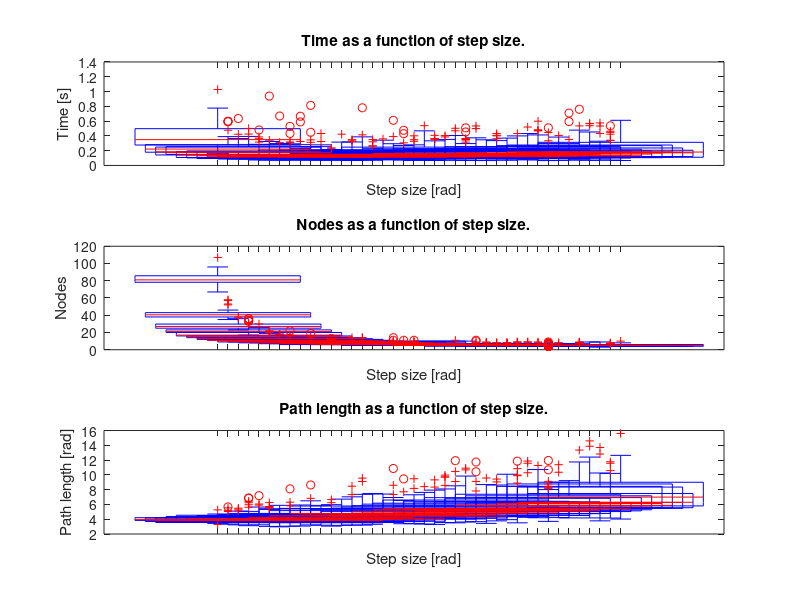
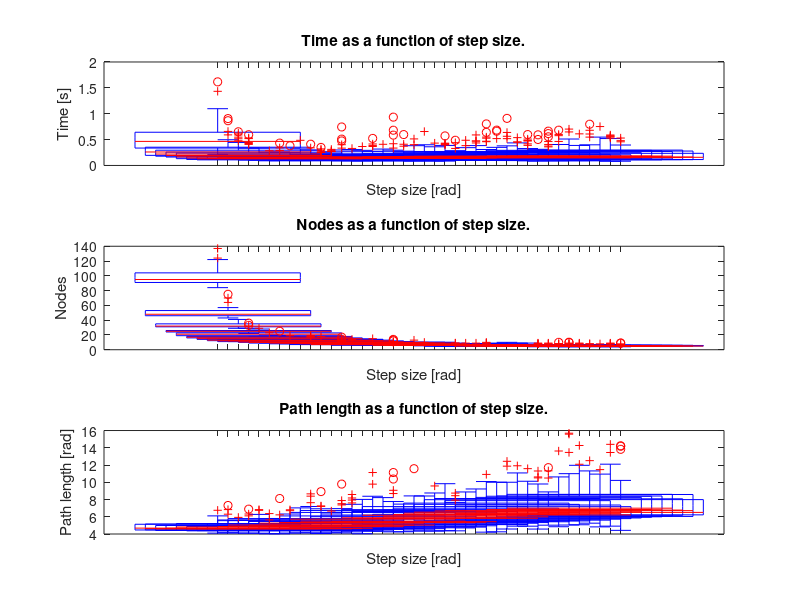
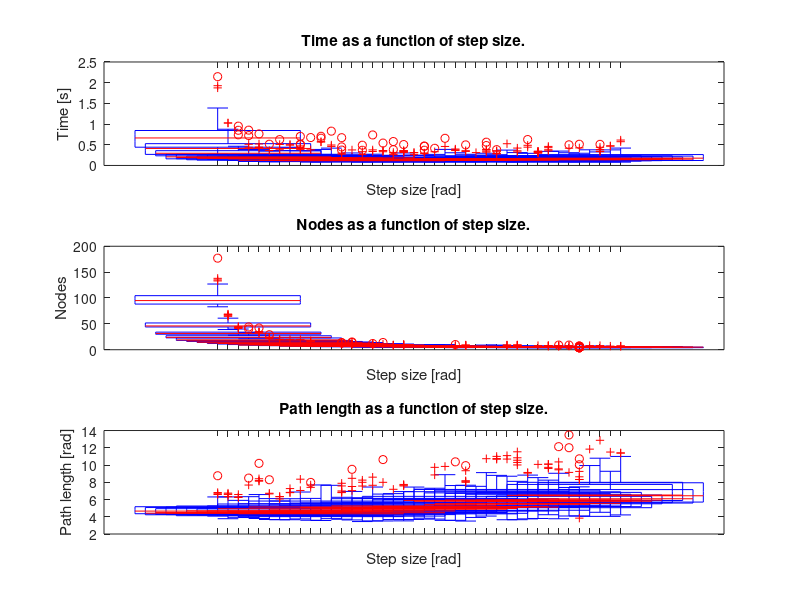
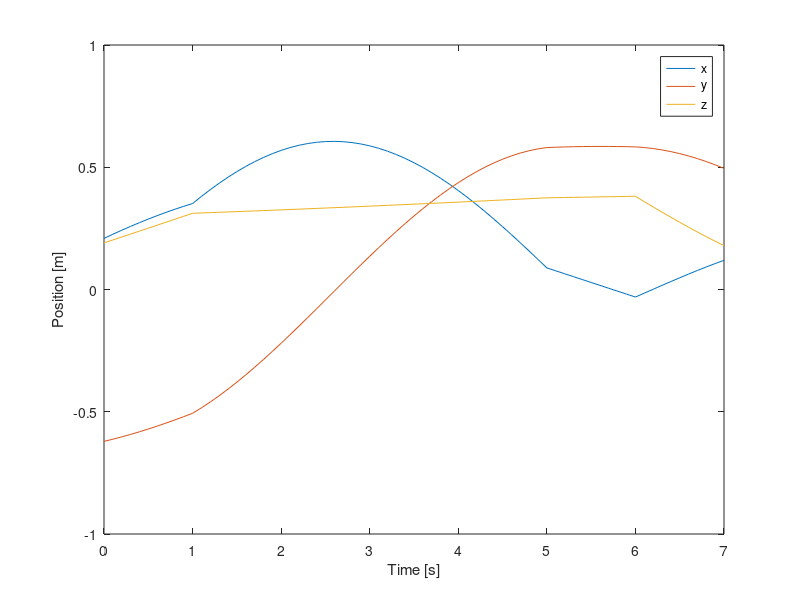

These figures' MATLAB source, in order: (Note: a time limit stopped this script after it produced the figures.)
%% Cylinder (0.25 0.474 0.15)
clc; clear;
load('cylinder_0.25/data.txt')
stepSize = data(:,1);
time = data(:,2);
distance = data(:,3);
nodes = data(:,4);

figure('Name', 'Cylinder at (0.25, 0.474, 0.15)')
subplot(3, 1, 1)
% boxplot(time, stepSize, 'Labels', labels)
boxplot(time, stepSize)
xlabel('Step size [rad]')
ylabel('Time [s]')
title('Time as a function of step size.')
subplot(3, 1, 2)
% boxplot(nodes, stepSize, 'Labels', labels)
boxplot(nodes, stepSize)
xlabel('Step size [rad]')
ylabel('Nodes')
title('Nodes as a function of step size.')
subplot(3, 1, 3)
% boxplot(distance, stepSize, 'Labels', labels)
boxplot(distance, stepSize)
xlabel('Step size [rad]')
ylabel('Path length [rad]')
title('Path length as a function of step size.')

disp('Descriptive statistics for cylinder at 0.25 with stepsize of 0.6')
time_mu = mean(time(551:600,:))
time_std = std(time(551:600,:))

dist_mu = mean(distance(551:600,:))
dist_std = std(distance(551:600,:))

nodes_mu = mean(nodes(551:600,:))
nodes_std = std(nodes(551:600,:))

%% Cylinder (-0.25 0.474 0.15)
clc; clear;
load('cylinder_-0.25/data.txt')
stepSize = data(:,1);
time = data(:,2);
distance = data(:,3);
nodes = data(:,4);

figure('Name', 'Cylinder at (-0.25, 0.474, 0.15)')
subplot(3, 1, 1)
% boxplot(time, stepSize, 'Labels', labels)
boxplot(time, stepSize)
xlabel('Step size [rad]')
ylabel('Time [s]')
title('Time as a function of step size.')
subplot(3, 1, 2)
% boxplot(nodes, stepSize, 'Labels', labels)
boxplot(nodes, stepSize)
xlabel('Step size [rad]')
ylabel('Nodes')
title('Nodes as a function of step size.')
subplot(3, 1, 3)
% boxplot(distance, stepSize, 'Labels', labels)
boxplot(distance, stepSize)
xlabel('Step size [rad]')
ylabel('Path length [rad]')
title('Path length as a function of step size.')

disp('Descriptive statistics for cylinder at 0.25 with stepsize of 0.6')
time_mu = mean(time(551:600,:))
time_std = std(time(551:600,:))

dist_mu = mean(distance(551:600,:))
dist_std = std(distance(551:600,:))

nodes_mu = mean(nodes(551:600,:))
nodes_std = std(nodes(551:600,:))

%% Cylinder (0.0 0.474 0.15)
clc; clear;
load('cylinder_0.0/data.txt')
stepSize = data(:,1);
time = data(:,2);
distance = data(:,3);
nodes = data(:,4);

figure('Name', 'Cylinder at (0.0, 0.474, 0.15)')
subplot(3, 1, 1)
% boxplot(time, stepSize, 'Labels', labels)
boxplot(time, stepSize)
xlabel('Step size [rad]')
ylabel('Time [s]')
title('Time as a function of step size.')
subplot(3, 1, 2)
% boxplot(nodes, stepSize, 'Labels', labels)
boxplot(nodes, stepSize)
xlabel('Step size [rad]')
ylabel('Nodes')
title('Nodes as a function of step size.')
subplot(3, 1, 3)
% boxplot(distance, stepSize, 'Labels', labels)
boxplot(distance, stepSize)
xlabel('Step size [rad]')
ylabel('Path length [rad]')
title('Path length as a function of step size.')

disp('Descriptive statistics for cylinder at 0.25 with stepsize of 0.6')
time_mu = mean(time(551:600,:))
time_std = std(time(551:600,:))

dist_mu = mean(distance(551:600,:))
dist_std = std(distance(551:600,:))

nodes_mu = mean(nodes(551:600,:))
nodes_std = std(nodes(551:600,:))

%% Trajectory plot
clc; clear;

% load data
data = load('forward_kinematics.txt');
time = data(:,1);
x = data(:,2);
y = data(:,3);
z = data(:,4);
roll = data(:,5);
pitch = data(:,6);
yaw = data(:,7);

figure('Name', 'X, y and z.')
plot(time,x)
hold on
plot(time,y)
plot(time,z)
ylabel('Position [m]')
xlabel('Time [s]')
legend('x', 'y', 'z')
hold off

figure('name', 'Roll, pitch and yaw.')
plot(time,roll)
hold on
plot(time,pitch)
plot(time,yaw)
ylabel('Angle [rad]')
xlabel('Time [s]')
legend('Roll', 'Pitch', 'Yaw')
hold off
